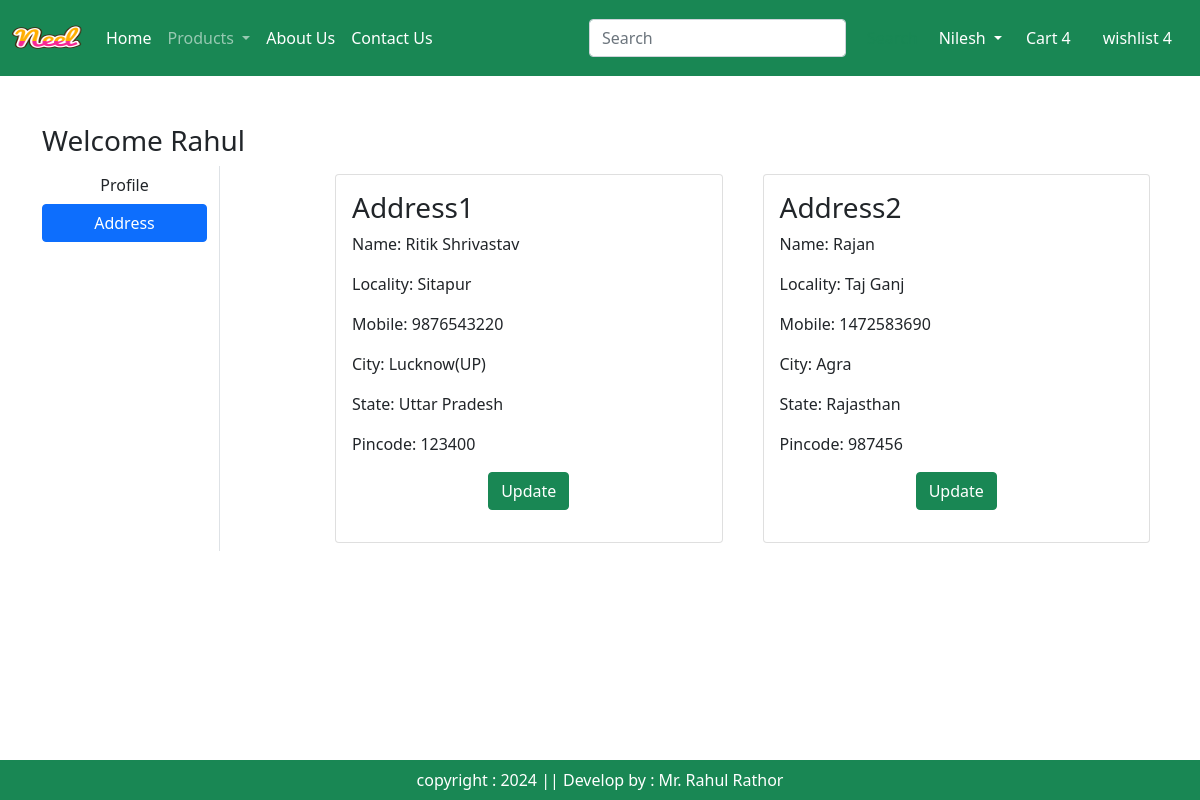
Screenshot of /home/address/ (signed in) with the database file from the repository.
### app/models.py (models this page shows, shortened)
class Customer(models.Model):
    user = models.ForeignKey(User,on_delete=models.CASCADE)
    name= models.CharField(max_length=200)
    locality = models.CharField(max_length=200)
    city = models.CharField(max_length=100)
    mobile = models.IntegerField(default=0)
    zipcode = models.IntegerField()
    state = models.CharField(choices=STATE_CHOICE, max_length=100)

### app/views.py (the view)
# urls.py: path('address/', views.address, name="address"),
def address(request):
    add = Customer.objects.filter(user=request.user)
    return render(request, "app/address.html", locals())

### template/app/address.html (shortened to what this page needs)
{% extends "base.html"  %}
{% load static  %}
{% block main-content %}
<div class="container my-5">
    <div class="row">
        <h3>Welcome <span class="text-capitalize">{{request.user}}</span></h3>
    <div class="col-sm-2 border-end">
        <ul class="list-unstyled">
            <li class="d-grid"><a href="{% url 'profile' %}" class="btn ">Profile</a></li>
            <li class="d-grid"><a href="{% url 'address' %}" class="btn btn-primary ">Address</a></li>
        </ul>
    </div>
        <div class="col-sm-9 offset-sm-1">
            <div class="row">
                {% for ad in add %}
                <div class="col-sm-6">
                    <div class="card m-2">
                        <div class="card-body">
                            <h3>Address{{forloop.counter}}</h3>
                            <p>Name: {{ad.name}}</p>
                            <p>Locality: {{ad.locality}}</p>
                            <p>Mobile: {{ad.mobile}}</p>
                            <p>City: {{ad.city}}</p>
                            <p>State: {{ad.state}}</p>
                            <p>Pincode: {{ad.zipcode}}</p>
                             <p class="text-center"><a href="{% url 'updateAddress' pk=ad.id %}" type="button"
                            class="btn btn-success">Update</a></p>
                        </div>
                    </div>
                </div>
                 {% endfor %}
            </div>
        </div>
</div>
</div>
{% endblock main-content %}

### rows the page displays
Customer: name "Ritik Shrivastav", locality "Sitapur", mobile "9876543220", city "Lucknow(UP)", state "Uttar Pradesh", zipcode "123400"
Customer: name "Rajan", locality "Taj Ganj", mobile "1472583690", city "Agra", state "Rajasthan", zipcode "987456"

### other values shown
{{ request.user }} "Rahul"
